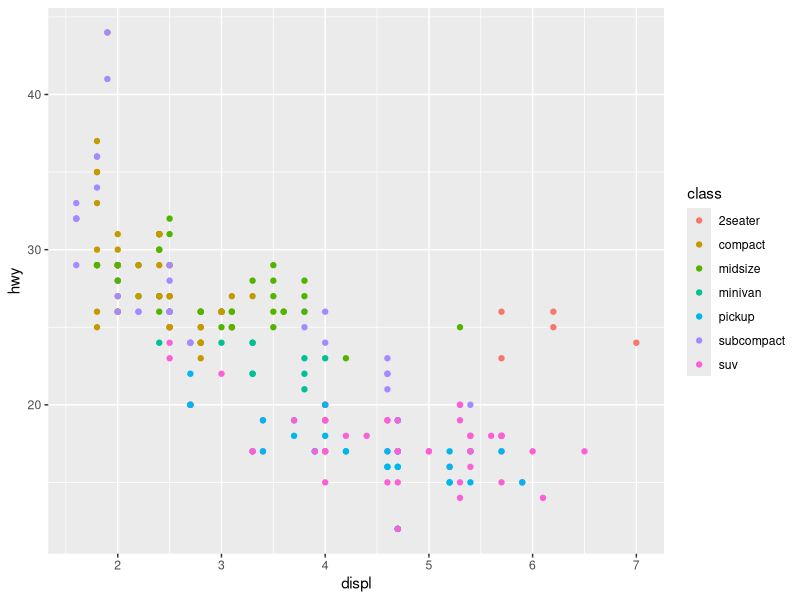
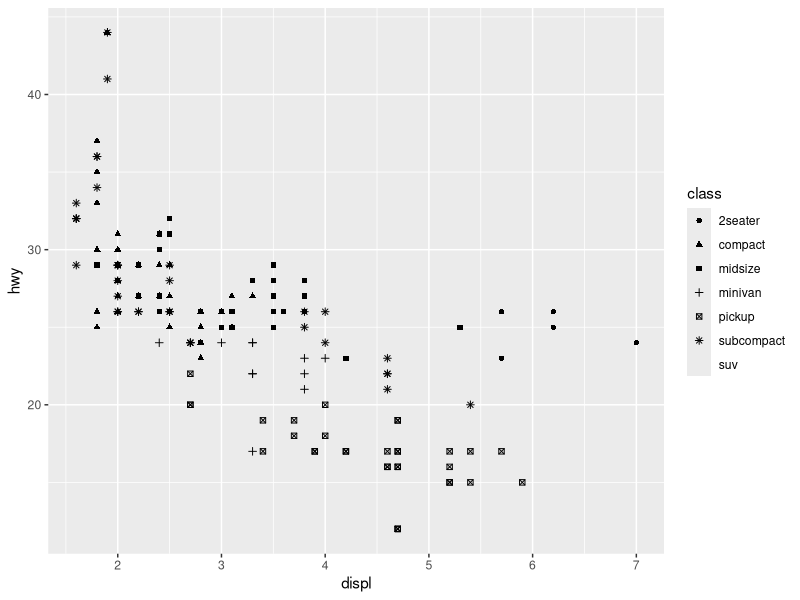
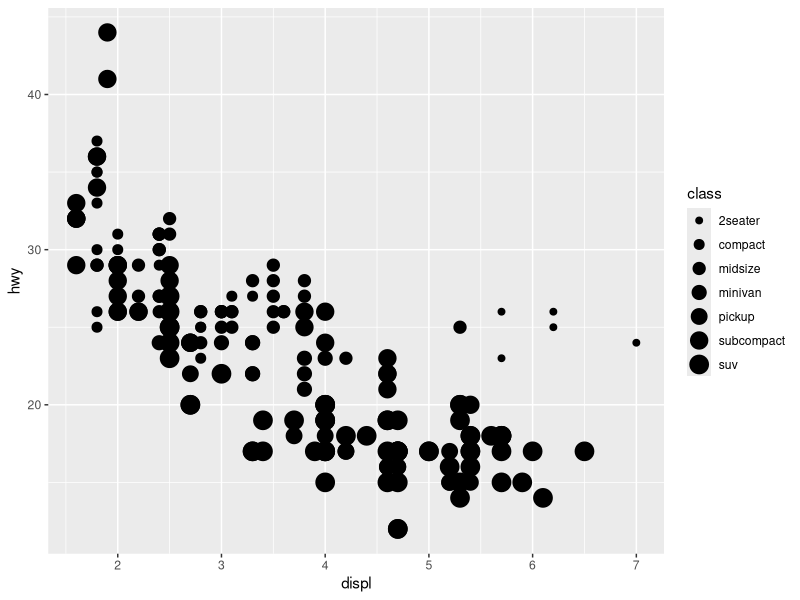
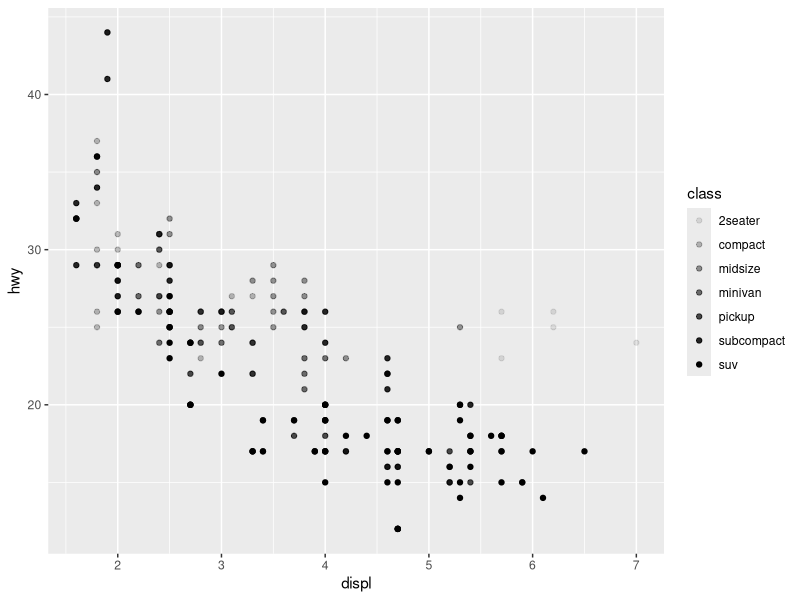
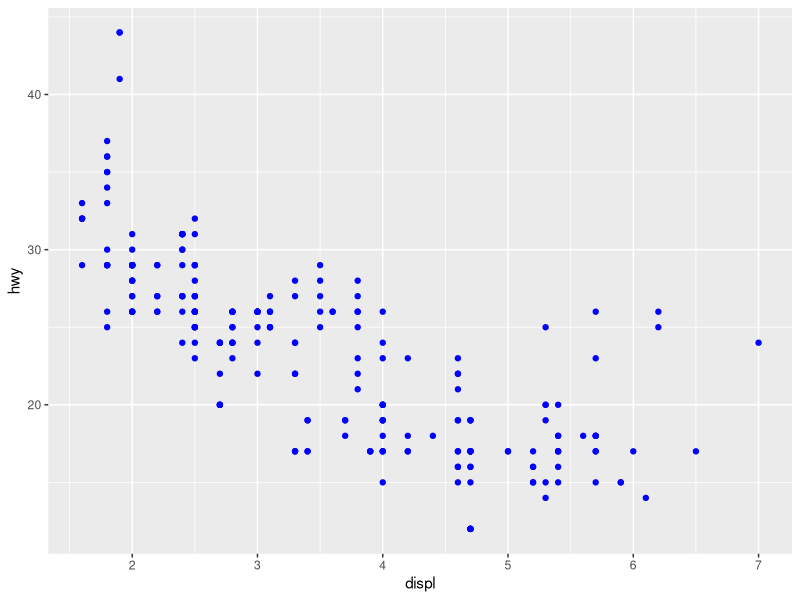
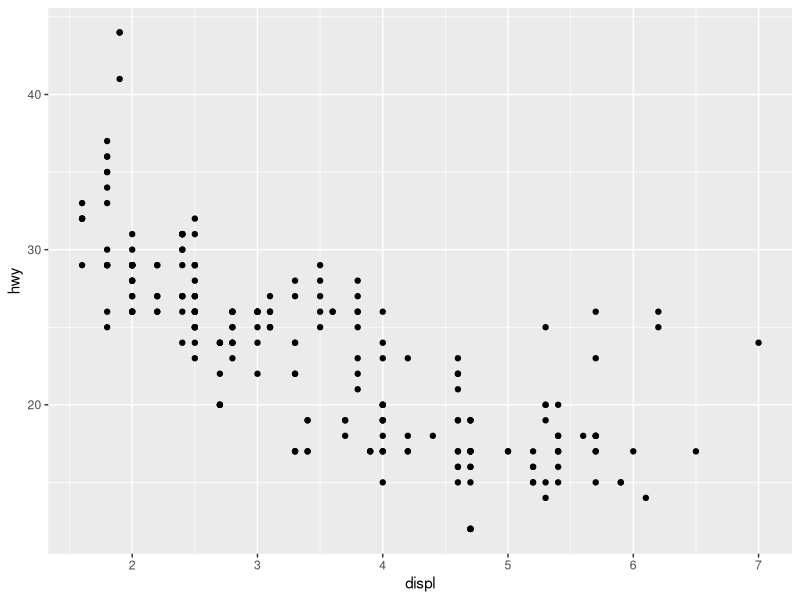
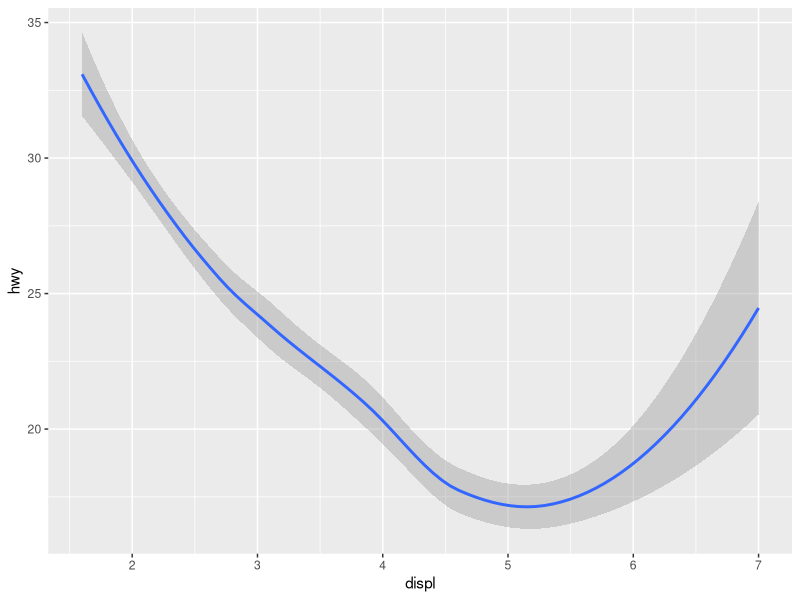
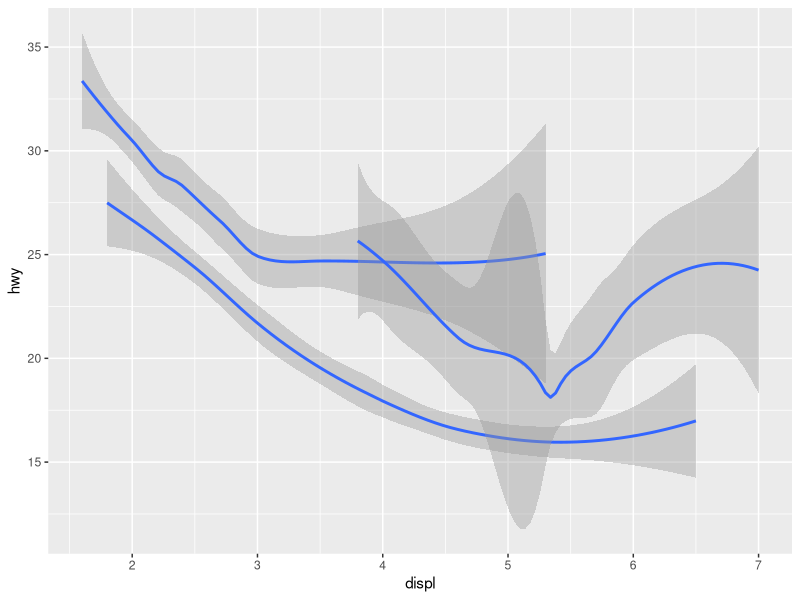

Write R code to recreate these figures, in order.
library(tidyverse)

mpg
#> # A tibble: 234 × 11
#>   manufa…¹ model displ  year   cyl trans      drv     cty   hwy fl    class  
#>   <chr>    <chr> <dbl> <int> <int> <chr>      <chr> <int> <int> <chr> <chr>  
#> 1 audi     a4      1.8  1999     4 auto(l5)   f        18    29 p     compact
#> 2 audi     a4      1.8  1999     4 manual(m5) f        21    29 p     compact
#> 3 audi     a4      2    2008     4 manual(m6) f        20    31 p     compact
#> 4 audi     a4      2    2008     4 auto(av)   f        21    30 p     compact
#> 5 audi     a4      2.8  1999     6 auto(l5)   f        16    26 p     compact
#> 6 audi     a4      2.8  1999     6 manual(m5) f        18    26 p     compact
#> # … with 228 more rows, and abbreviated variable name ¹manufacturer

# Left
ggplot(mpg, aes(x = displ, y = hwy, color = class)) +
  geom_point()

# Right
ggplot(mpg, aes(x = displ, y = hwy, shape = class)) +
  geom_point()
#> Warning: The shape palette can deal with a maximum of 6 discrete values
#> because more than 6 becomes difficult to discriminate; you have 7.
#> Consider specifying shapes manually if you must have them.
#> Warning: Removed 62 rows containing missing values (`geom_point()`).

# Left
ggplot(mpg, aes(x = displ, y = hwy, size = class)) +
  geom_point()
#> Warning: Using size for a discrete variable is not advised.

# Right
ggplot(mpg, aes(x = displ, y = hwy, alpha = class)) +
  geom_point()
#> Warning: Using alpha for a discrete variable is not advised.

ggplot(mpg, aes(x = displ, y = hwy)) + 
  geom_point(color = "blue")

# Left
ggplot(mpg, aes(x = displ, y = hwy)) + 
  geom_point()

# Right
ggplot(mpg, aes(x = displ, y = hwy)) + 
  geom_smooth()
#> `geom_smooth()` using method = 'loess' and formula = 'y ~ x'


# Left
ggplot(mpg, aes(x = displ, y = hwy, shape = drv)) + 
  geom_smooth()

# Right
ggplot(mpg, aes(x = displ, y = hwy, linetype = drv)) + 
  geom_smooth()

ggplot(mpg, aes(x = displ, y = hwy, color = drv)) + 
  geom_point() +
  geom_smooth(aes(linetype = drv))

# Left
ggplot(mpg, aes(x = displ, y = hwy)) +
  geom_smooth()

# Middle
ggplot(mpg, aes(x = displ, y = hwy)) +
  geom_smooth(aes(group = drv))

# Right
ggplot(mpg, aes(x = displ, y = hwy)) +
  geom_smooth(aes(color = drv), show.legend = FALSE)

ggplot(mpg, aes(x = displ, y = hwy)) + 
  geom_point(aes(color = class)) + 
  geom_smooth()

ggplot(mpg, aes(x = displ, y = hwy)) + 
  geom_point() + 
  geom_point(
    data = mpg |> filter(class == "2seater"), 
    color = "red"
  ) +
  geom_point(
    data = mpg |> filter(class == "2seater"), 
    shape = "circle open", size = 3, color = "red"
  )

# Left
ggplot(mpg, aes(x = hwy)) +
  geom_histogram(binwidth = 2)

# Middle
ggplot(mpg, aes(x = hwy)) +
  geom_density()

# Right
ggplot(mpg, aes(x = hwy)) +
  geom_boxplot()


library(ggridges)

ggplot(mpg, aes(x = hwy, y = drv, fill = drv, color = drv)) +
  geom_density_ridges(alpha = 0.5, show.legend = FALSE)
#> Picking joint bandwidth of 1.28

ggplot(mpg, aes(x = displ, y = hwy)) +
  geom_smooth(aes(color = drv), show.legend = FALSE)

ggplot(mpg, aes(x = displ, y = hwy)) + 
  geom_point() + 
  facet_wrap(~cyl)

ggplot(mpg, aes(x = displ, y = hwy)) + 
  geom_point() + 
  facet_grid(drv ~ cyl)

ggplot(mpg, aes(x = displ, y = hwy)) + 
  geom_point() + 
  facet_grid(drv ~ cyl, scales = "free_y")

ggplot(mpg) + 
  geom_point(aes(x = drv, y = cyl))

ggplot(mpg) + 
  geom_point(aes(x = displ, y = hwy)) +
  facet_grid(drv ~ .)

ggplot(mpg) + 
  geom_point(aes(x = displ, y = hwy)) +
  facet_grid(. ~ cyl)

ggplot(mpg) + 
  geom_point(aes(x = displ, y = hwy)) + 
  facet_wrap(~ class, nrow = 2)

ggplot(mpg, aes(x = displ)) + 
  geom_histogram() + 
  facet_grid(drv ~ .)

ggplot(mpg, aes(x = displ)) + 
  geom_histogram() +
  facet_grid(. ~ drv)

ggplot(mpg) + 
  geom_point(aes(x = displ, y = hwy)) +
  facet_grid(drv ~ .)

ggplot(diamonds, aes(x = cut)) + 
  geom_bar()

diamonds |>
  count(cut) |>
  ggplot(aes(x = cut, y = n)) +
  geom_bar(stat = "identity")

ggplot(diamonds, aes(x = cut, y = after_stat(prop), group = 1)) + 
  geom_bar()

ggplot(diamonds) + 
  stat_summary(
    aes(x = cut, y = depth),
    fun.min = min,
    fun.max = max,
    fun = median
  )

ggplot(diamonds, aes(x = cut, y = after_stat(prop))) + 
  geom_bar()
ggplot(diamonds, aes(x = cut, fill = color, y = after_stat(prop))) + 
  geom_bar()

# Left
ggplot(mpg, aes(x = drv, color = drv)) + 
  geom_bar()

# Right
ggplot(mpg, aes(x = drv, fill = drv)) + 
  geom_bar()

ggplot(mpg, aes(x = drv, fill = class)) + 
  geom_bar()

# Left
ggplot(mpg, aes(x = drv, fill = class)) + 
  geom_bar(alpha = 1/5, position = "identity")

# Right
ggplot(mpg, aes(x = drv, color = class)) + 
  geom_bar(fill = NA, position = "identity")

# Left
ggplot(mpg, aes(x = drv, fill = class)) + 
  geom_bar(position = "fill")

# Right
ggplot(mpg, aes(x = drv, fill = class)) + 
  geom_bar(position = "dodge")

ggplot(mpg, aes(x = displ, y = hwy)) + 
  geom_point(position = "jitter")

ggplot(mpg, aes(x = cty, y = hwy)) + 
  geom_point()

ggplot(mpg, aes(x = displ, y = hwy)) +
  geom_point()
ggplot(mpg, aes(x = displ, y = hwy)) +
  geom_point(position = "identity")

nz <- map_data("nz")

ggplot(nz, aes(x = long, y = lat, group = group)) +
  geom_polygon(fill = "white", color = "black")

ggplot(nz, aes(x = long, y = lat, group = group)) +
  geom_polygon(fill = "white", color = "black") +
  coord_quickmap()

bar <- ggplot(data = diamonds) + 
  geom_bar(
    mapping = aes(x = clarity, fill = clarity), 
    show.legend = FALSE,
    width = 1
  ) + 
  theme(aspect.ratio = 1)

bar + coord_flip()
bar + coord_polar()

ggplot(data = mpg, mapping = aes(x = cty, y = hwy)) +
  geom_point() + 
  geom_abline() +
  coord_fixed()


